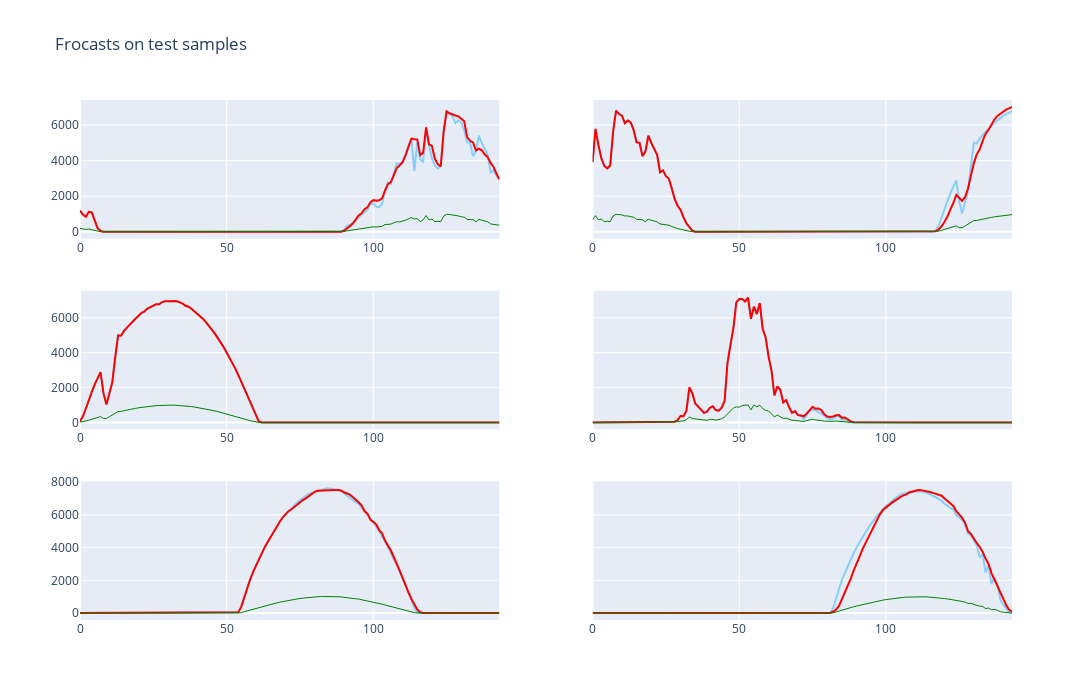

Notebook code for this chart:
### Code cell
fig = make_subplots(rows=3, cols=2, shared_yaxes=True)
k = 15  # change k for other samples

for i in range(6):
    X_meteo = X_test[(i+k)*lag_order+i*k*3:(i+1+k)*lag_order+i*k*3, :6]
    X_p_dc = X_test[(i+k)*lag_order+i*k*3, 6:]
    y_true = y_test[(i+k)*lag_order+i*k*3:(i+1+k)*lag_order+i*k*3]
    
    forecasts = multi_step_forecast(xgb_model, X_meteo, X_p_dc, lag_order)

    X_p_dc = np.flip(X_p_dc)
    
    fig.add_trace(go.Scatter(y=np.hstack((X_p_dc, y_true)),
                    mode='lines', line=dict(color='LightSkyBlue', width=2), name='Real'), row=1+i//2, col=1+i%2)
    fig.add_trace(go.Scatter(y=np.hstack((X_p_dc, forecasts)),
                    mode='lines', line=dict(color='red', width=2), name='Forecasts'), row=1+i//2, col=1+i%2)
    fig.add_trace(go.Scatter(y=X_test[(i+k-1)*lag_order+i*k*3:(i+1+k)*lag_order+i*k*3, 0],
                    mode='lines', marker=dict(color='green', size=1), line=dict(width=1), name='GTI'), row=1+i//2, col=1+i%2)

fig.update_layout(height=700, width=1100, showlegend=False,
                  title_text="Frocasts on test samples")
fig.show()

### Figure 1 — Plotly figure (JSON) as saved in the notebook; plotly's stock layout.template omitted (floating-point values rounded to 4 significant figures; data arrays with more than 128 entries replaced by an {"elided": "..."} marker saying what was removed)
{"data": [{"line": {"color": "LightSkyBlue", "width": 2}, "mode": "lines", "name": "Real", "type": "scatter", "xaxis": "x", "y": {"elided": "144 float values"}, "yaxis": "y"}, {"line": {"color": "red", "width": 2}, "mode": "lines", "name": "Forecasts", "type": "scatter", "xaxis": "x", "y": {"elided": "144 float values"}, "yaxis": "y"}, {"line": {"width": 1}, "marker": {"color": "green", "size": 1}, "mode": "lines", "name": "GTI", "type": "scatter", "xaxis": "x", "y": {"elided": "144 float values"}, "yaxis": "y"}, {"line": {"color": "LightSkyBlue", "width": 2}, "mode": "lines", "name": "Real", "type": "scatter", "xaxis": "x2", "y": {"elided": "144 float values"}, "yaxis": "y2"}, {"line": {"color": "red", "width": 2}, "mode": "lines", "name": "Forecasts", "type": "scatter", "xaxis": "x2", "y": {"elided": "144 float values"}, "yaxis": "y2"}, {"line": {"width": 1}, "marker": {"color": "green", "size": 1}, "mode": "lines", "name": "GTI", "type": "scatter", "xaxis": "x2", "y": {"elided": "144 float values"}, "yaxis": "y2"}, {"line": {"color": "LightSkyBlue", "width": 2}, "mode": "lines", "name": "Real", "type": "scatter", "xaxis": "x3", "y": {"elided": "144 float values"}, "yaxis": "y3"}, {"line": {"color": "red", "width": 2}, "mode": "lines", "name": "Forecasts", "type": "scatter", "xaxis": "x3", "y": {"elided": "144 float values"}, "yaxis": "y3"}, {"line": {"width": 1}, "marker": {"color": "green", "size": 1}, "mode": "lines", "name": "GTI", "type": "scatter", "xaxis": "x3", "y": {"elided": "144 float values"}, "yaxis": "y3"}, {"line": {"color": "LightSkyBlue", "width": 2}, "mode": "lines", "name": "Real", "type": "scatter", "xaxis": "x4", "y": {"elided": "144 float values"}, "yaxis": "y4"}, {"line": {"color": "red", "width": 2}, "mode": "lines", "name": "Forecasts", "type": "scatter", "xaxis": "x4", "y": {"elided": "144 float values"}, "yaxis": "y4"}, {"line": {"width": 1}, "marker": {"color": "green", "size": 1}, "mode": "lines", "name": "GTI", "type": "scatter", "xaxis": "x4", "y": {"elided": "144 float values"}, "yaxis": "y4"}, {"line": {"color": "LightSkyBlue", "width": 2}, "mode": "lines", "name": "Real", "type": "scatter", "xaxis": "x5", "y": {"elided": "144 float values"}, "yaxis": "y5"}, {"line": {"color": "red", "width": 2}, "mode": "lines", "name": "Forecasts", "type": "scatter", "xaxis": "x5", "y": {"elided": "144 float values"}, "yaxis": "y5"}, {"line": {"width": 1}, "marker": {"color": "green", "size": 1}, "mode": "lines", "name": "GTI", "type": "scatter", "xaxis": "x5", "y": {"elided": "144 float values"}, "yaxis": "y5"}, {"line": {"color": "LightSkyBlue", "width": 2}, "mode": "lines", "name": "Real", "type": "scatter", "xaxis": "x6", "y": {"elided": "144 float values"}, "yaxis": "y6"}, {"line": {"color": "red", "width": 2}, "mode": "lines", "name": "Forecasts", "type": "scatter", "xaxis": "x6", "y": {"elided": "144 float values"}, "yaxis": "y6"}, {"line": {"width": 1}, "marker": {"color": "green", "size": 1}, "mode": "lines", "name": "GTI", "type": "scatter", "xaxis": "x6", "y": {"elided": "144 float values"}, "yaxis": "y6"}], "layout": {"height": 700, "showlegend": false, "title": {"text": "Frocasts on test samples"}, "width": 1100, "xaxis": {"anchor": "y", "autorange": true, "domain": [0, 0.45], "range": [0, 143]}, "xaxis2": {"anchor": "y2", "autorange": true, "domain": [0.55, 1], "range": [0, 143]}, "xaxis3": {"anchor": "y3", "autorange": true, "domain": [0, 0.45], "range": [0, 143]}, "xaxis4": {"anchor": "y4", "autorange": true, "domain": [0.55, 1], "range": [0, 143]}, "xaxis5": {"anchor": "y5", "autorange": true, "domain": [0, 0.45], "range": [0, 143]}, "xaxis6": {"anchor": "y6", "autorange": true, "domain": [0.55, 1], "range": [0, 143]}, "yaxis": {"anchor": "x", "autorange": true, "domain": [0.7333, 1], "range": [-390.1, 7413.0], "type": "linear"}, "yaxis2": {"anchor": "x2", "autorange": true, "domain": [0.7333, 1], "matches": "y", "range": [-390.1, 7413.0], "showticklabels": false, "type": "linear"}, "yaxis3": {"anchor": "x3", "autorange": true, "domain": [0.3667, 0.6333], "range": [-397.8, 7558.0], "type": "linear"}, "yaxis4": {"anchor": "x4", "autorange": true, "domain": [0.3667, 0.6333], "matches": "y3", "range": [-397.8, 7558.0], "showticklabels": false, "type": "linear"}, "yaxis5": {"anchor": "x5", "autorange": true, "domain": [0, 0.2667], "range": [-423.5, 8046.0], "type": "linear"}, "yaxis6": {"anchor": "x6", "autorange": true, "domain": [0, 0.2667], "matches": "y5", "range": [-423.5, 8046.0], "showticklabels": false, "type": "linear"}}}
